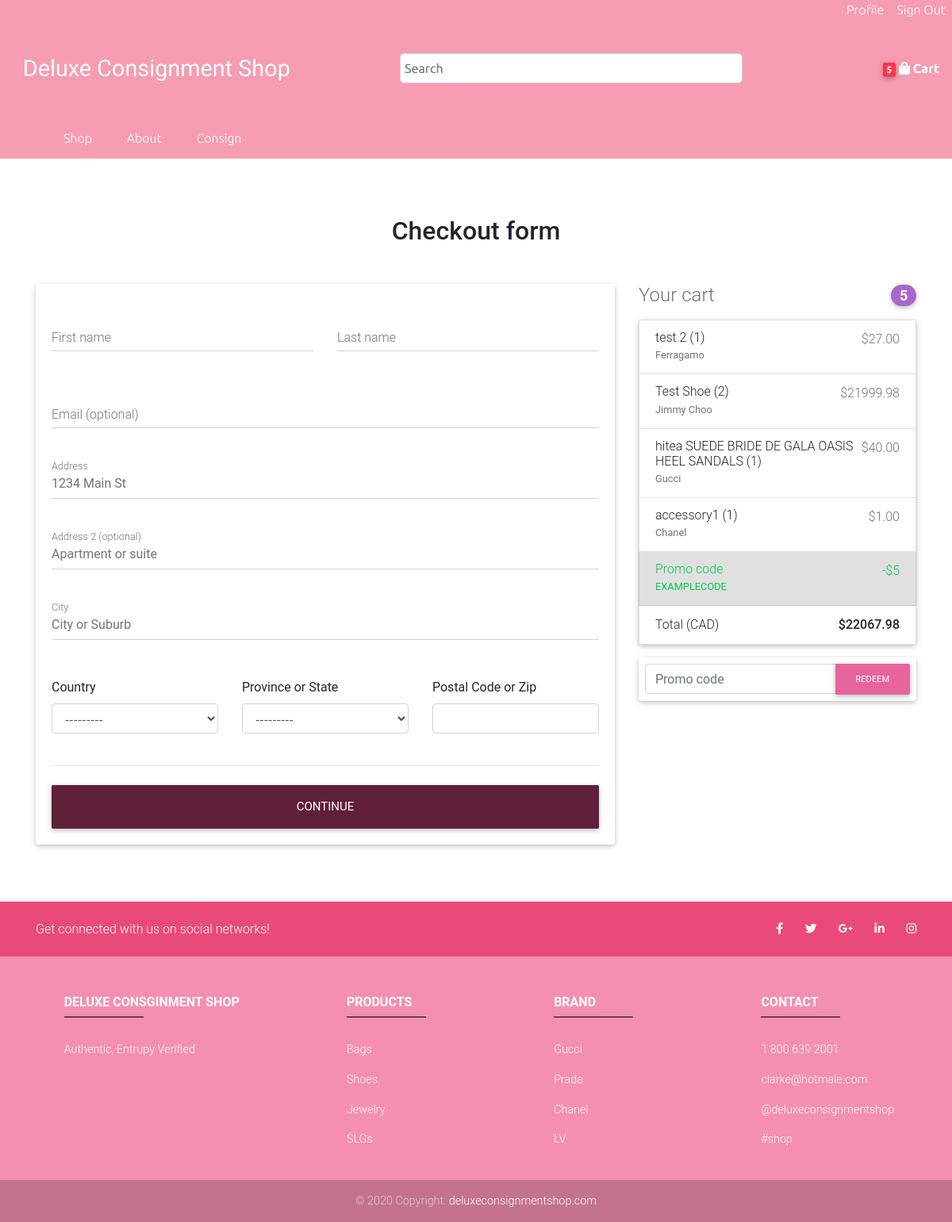
/checkout/ (signed in), run on an earlier commit of the app's database.
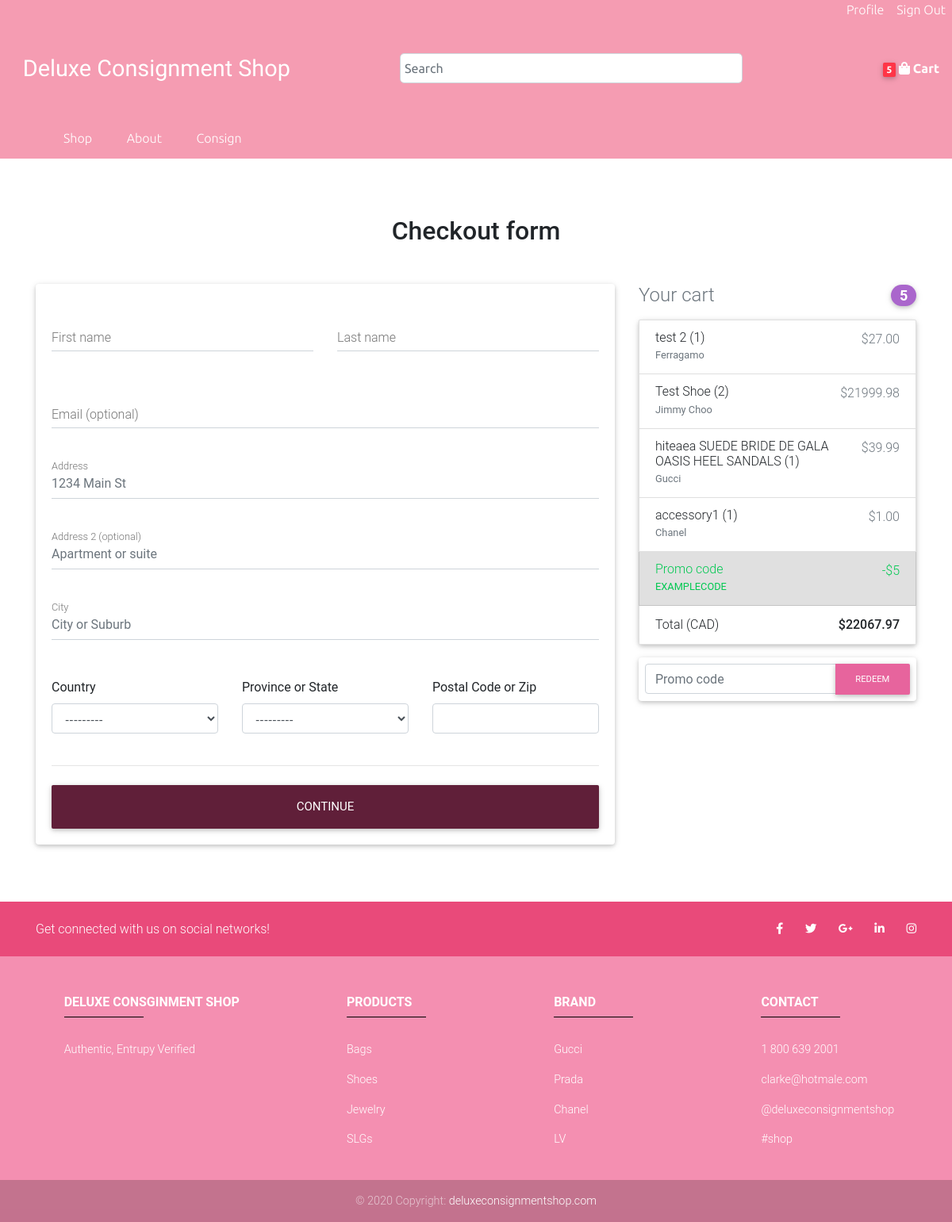
And on a later commit of the database.
### user/models.py (models this page shows, shortened)
class OrderItem(models.Model):
    product = models.ForeignKey(Product, on_delete=models.SET_NULL, null=True)
    order = models.ForeignKey(Order, on_delete=models.SET_NULL, null=True)
    quantity = models.IntegerField(default=0, null=True, blank=True)
    date_added = models.DateTimeField(auto_now_add=True)
    @property
    def get_total(self):
        return self.quantity * self.product.discount_price

### store/models.py (models this page shows, shortened)
class Product(models.Model):
    name = models.CharField(max_length=200)
    brand = models.CharField(max_length=100, choices=BRAND_CHOICES, null=True)
    price = models.DecimalField(max_digits=99, decimal_places=2)
    discount_price = models.DecimalField(max_digits=99, decimal_places=2, blank=True, null=True)
    featured = models.BooleanField(default=False)
    thumbnail = models.ImageField(null=True, blank=True, upload_to='thumbnails')
    quantity = models.IntegerField(default=1)
    date_created = models.DateTimeField(default=timezone.now)
    description = models.TextField(max_length=2000, null=True, blank=True)
    slug = models.SlugField(max_length=200, blank=True)
    @property
    def get_remove_from_cart_url(self):
        return reverse("shop:remove-from-cart", kwargs={
            'slug': self.slug
        })
    @property
    def get_brand(self):
        return self.get_brand_display()

### store/views.py (the view)
# urls.py: path('checkout/', store_views.checkout, name="checkout"),
def checkout(request):
    if request.user.is_authenticated:
        data = cartData(request)
        items = data['items']
        cart_quantity = data['cart_quantity']
        cart_total = data['cart_total']
    else:
        data = cookieCartData(request)
        items = data['items']
        cart_quantity = data['cart_quantity']
        cart_total = data['cart_total']
    products = Product.objects.all()
    form = ShippingAddressForm()
    context = {
        'products': products,
        'items': items,
        'cart_quantity': cart_quantity,
        'cart_total': cart_total,
        'form': form,
    }
    return render(request, 'store/checkout.html', context)

### store/utils.py (called while the page is built)
def cartData(request):
    customer = request.user.customer
    order, created = Order.objects.get_or_create(customer=customer, complete=False)
    items = order.orderitem_set.all()
    cart_quantity = order.get_cart_quantity
    cart_total = order.get_cart_total
    return {'order': order, 'items': items, 'cart_quantity': cart_quantity, 'cart_total': cart_total}

### user/models.py (called while the page is built)
    @property
    def get_cart_total(self):
        items = self.orderitem_set.all()
        return sum([item.get_total for item in items])

    @property
    def get_cart_quantity(self):
        items = self.orderitem_set.all()
        return sum([item.quantity for item in items])

### store/templates/store/checkout.html (shortened to what the changed rows need)
{% extends 'store/base.html' %}
{% load static %}
{% block content %}
<main class="mb-5 pt-4">
    <div class="container wow fadeIn">
        <h2 class="my-5 h2 text-center">Checkout form</h2>
        <div class="row">
            <div class="col-md-4 mb-4">
                <ul class="list-group mb-3 z-depth-1">
                    {% for item in items %}
                    <li class="list-group-item d-flex justify-content-between lh-condensed">
                        <div>
                            <h6 class="my-0">{{item.product.name}} ({{item.quantity}})</h6>
                            <small class="text-muted">{{item.product.get_brand}}</small>
                        </div>
                        <span class="text-muted">${{item.get_total}}</span>
                    </li>
                    {% endfor %}
                    <li class="list-group-item d-flex justify-content-between">
                        <span>Total (CAD)</span>
                        <strong>${{cart_total}}</strong>
                    </li>
                </ul>
            </div>
        </div>
    </div>
</main>
{% endblock content %}

What changed in the data, as far as the page shows it:
changed through a linked row, OrderItem "Gucci": product.name "hitea SUEDE BRIDE DE GALA OASIS HEEL SANDALS" → "hiteaea SUEDE BRIDE DE GALA OASIS HEEL SANDALS"; get_total "40.00" → "39.99"
Also different on the page:
{{ cart_total }}: "22067.98" → "22067.97"
